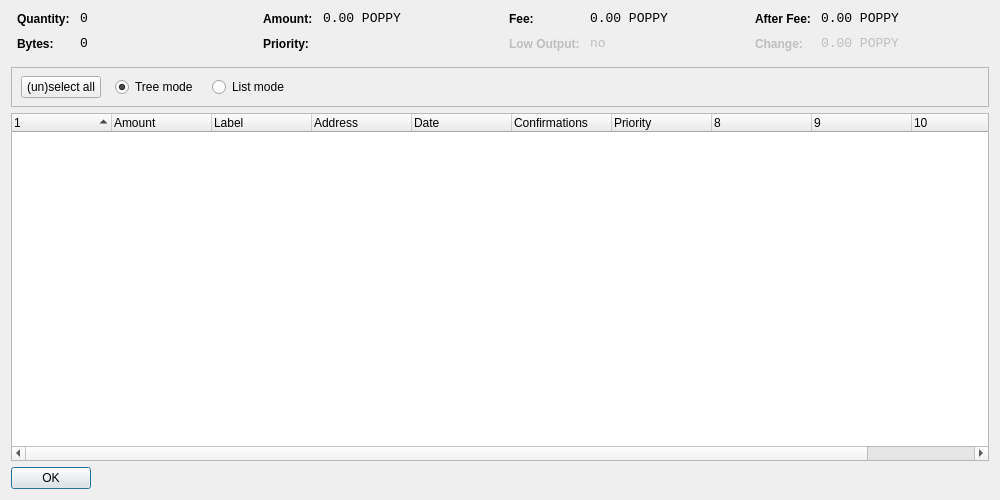
<?xml version="1.0" encoding="UTF-8"?>
<ui version="4.0">
 <class>CoinControlDialog</class>
 <widget class="QDialog" name="CoinControlDialog">
  <property name="geometry">
   <rect>
    <x>0</x>
    <y>0</y>
    <width>1000</width>
    <height>500</height>
   </rect>
  </property>
  <property name="windowTitle">
   <string>Coin Control</string>
  </property>
  <layout class="QVBoxLayout" name="verticalLayout">
   <item>
    <layout class="QHBoxLayout" name="horizontalLayoutTop" stretch="0,0,0,0">
     <property name="topMargin">
      <number>0</number>
     </property>
     <property name="bottomMargin">
      <number>10</number>
     </property>
     <item>
      <layout class="QFormLayout" name="formLayoutCoinControl1">
       <property name="horizontalSpacing">
        <number>10</number>
       </property>
       <property name="verticalSpacing">
        <number>10</number>
       </property>
       <property name="leftMargin">
        <number>6</number>
       </property>
       <property name="rightMargin">
        <number>6</number>
       </property>
       <item row="0" column="0">
        <widget class="QLabel" name="labelCoinControlQuantityText">
         <property name="styleSheet">
          <string notr="true">font-weight:bold;</string>
         </property>
         <property name="text">
          <string>Quantity:</string>
         </property>
        </widget>
       </item>
       <item row="0" column="1">
        <widget class="QLabel" name="labelCoinControlQuantity">
         <property name="font">
          <font>
           <family>Monospace</family>
           <pointsize>10</pointsize>
          </font>
         </property>
         <property name="cursor">
          <cursorShape>IBeamCursor</cursorShape>
         </property>
         <property name="contextMenuPolicy">
          <enum>Qt::ActionsContextMenu</enum>
         </property>
         <property name="text">
          <string notr="true">0</string>
         </property>
         <property name="textInteractionFlags">
          <set>Qt::LinksAccessibleByMouse|Qt::TextSelectableByKeyboard|Qt::TextSelectableByMouse</set>
         </property>
        </widget>
       </item>
       <item row="1" column="0">
        <widget class="QLabel" name="labelCoinControlBytesText">
         <property name="styleSheet">
          <string notr="true">font-weight:bold;</string>
         </property>
         <property name="text">
          <string>Bytes:</string>
         </property>
        </widget>
       </item>
       <item row="1" column="1">
        <widget class="QLabel" name="labelCoinControlBytes">
         <property name="font">
          <font>
           <family>Monospace</family>
           <pointsize>10</pointsize>
          </font>
         </property>
         <property name="cursor">
          <cursorShape>IBeamCursor</cursorShape>
         </property>
         <property name="contextMenuPolicy">
          <enum>Qt::ActionsContextMenu</enum>
         </property>
         <property name="text">
          <string notr="true">0</string>
         </property>
         <property name="textInteractionFlags">
          <set>Qt::LinksAccessibleByMouse|Qt::TextSelectableByKeyboard|Qt::TextSelectableByMouse</set>
         </property>
        </widget>
       </item>
      </layout>
     </item>
     <item>
      <layout class="QFormLayout" name="formLayoutCoinControl2">
       <property name="horizontalSpacing">
        <number>10</number>
       </property>
       <property name="verticalSpacing">
        <number>10</number>
       </property>
       <property name="leftMargin">
        <number>6</number>
       </property>
       <property name="rightMargin">
        <number>6</number>
       </property>
       <item row="0" column="0">
        <widget class="QLabel" name="labelCoinControlAmountText">
         <property name="styleSheet">
          <string notr="true">font-weight:bold;</string>
         </property>
         <property name="text">
          <string>Amount:</string>
         </property>
        </widget>
       </item>
       <item row="0" column="1">
        <widget class="QLabel" name="labelCoinControlAmount">
         <property name="font">
          <font>
           <family>Monospace</family>
           <pointsize>10</pointsize>
          </font>
         </property>
         <property name="cursor">
          <cursorShape>IBeamCursor</cursorShape>
         </property>
         <property name="contextMenuPolicy">
          <enum>Qt::ActionsContextMenu</enum>
         </property>
         <property name="text">
          <string notr="true">0.00 POPPY</string>
         </property>
         <property name="textInteractionFlags">
          <set>Qt::LinksAccessibleByMouse|Qt::TextSelectableByKeyboard|Qt::TextSelectableByMouse</set>
         </property>
        </widget>
       </item>
       <item row="1" column="0">
        <widget class="QLabel" name="labelCoinControlPriorityText">
         <property name="styleSheet">
          <string notr="true">font-weight:bold;</string>
         </property>
         <property name="text">
          <string>Priority:</string>
         </property>
        </widget>
       </item>
       <item row="1" column="1">
        <widget class="QLabel" name="labelCoinControlPriority">
         <property name="font">
          <font>
           <family>Monospace</family>
           <pointsize>10</pointsize>
          </font>
         </property>
         <property name="cursor">
          <cursorShape>IBeamCursor</cursorShape>
         </property>
         <property name="contextMenuPolicy">
          <enum>Qt::ActionsContextMenu</enum>
         </property>
         <property name="text">
          <string/>
         </property>
         <property name="textInteractionFlags">
          <set>Qt::LinksAccessibleByMouse|Qt::TextSelectableByKeyboard|Qt::TextSelectableByMouse</set>
         </property>
        </widget>
       </item>
      </layout>
     </item>
     <item>
      <layout class="QFormLayout" name="formLayoutCoinControl3">
       <property name="horizontalSpacing">
        <number>10</number>
       </property>
       <property name="verticalSpacing">
        <number>10</number>
       </property>
       <property name="leftMargin">
        <number>6</number>
       </property>
       <property name="rightMargin">
        <number>6</number>
       </property>
       <item row="0" column="0">
        <widget class="QLabel" name="labelCoinControlFeeText">
         <property name="styleSheet">
          <string notr="true">font-weight:bold;</string>
         </property>
         <property name="text">
          <string>Fee:</string>
         </property>
        </widget>
       </item>
       <item row="0" column="1">
        <widget class="QLabel" name="labelCoinControlFee">
         <property name="font">
          <font>
           <family>Monospace</family>
           <pointsize>10</pointsize>
          </font>
         </property>
         <property name="cursor">
          <cursorShape>IBeamCursor</cursorShape>
         </property>
         <property name="contextMenuPolicy">
          <enum>Qt::ActionsContextMenu</enum>
         </property>
         <property name="text">
          <string notr="true">0.00 POPPY</string>
         </property>
         <property name="textInteractionFlags">
          <set>Qt::LinksAccessibleByMouse|Qt::TextSelectableByKeyboard|Qt::TextSelectableByMouse</set>
         </property>
        </widget>
       </item>
       <item row="1" column="0">
        <widget class="QLabel" name="labelCoinControlLowOutputText">
         <property name="enabled">
          <bool>false</bool>
         </property>
         <property name="styleSheet">
          <string notr="true">font-weight:bold;</string>
         </property>
         <property name="text">
          <string>Low Output:</string>
         </property>
        </widget>
       </item>
       <item row="1" column="1">
        <widget class="QLabel" name="labelCoinControlLowOutput">
         <property name="enabled">
          <bool>false</bool>
         </property>
         <property name="font">
          <font>
           <family>Monospace</family>
           <pointsize>10</pointsize>
          </font>
         </property>
         <property name="cursor">
          <cursorShape>IBeamCursor</cursorShape>
         </property>
         <property name="contextMenuPolicy">
          <enum>Qt::ActionsContextMenu</enum>
         </property>
         <property name="text">
          <string notr="true">no</string>
         </property>
         <property name="textInteractionFlags">
          <set>Qt::LinksAccessibleByMouse|Qt::TextSelectableByKeyboard|Qt::TextSelectableByMouse</set>
         </property>
        </widget>
       </item>
      </layout>
     </item>
     <item>
      <layout class="QFormLayout" name="formLayoutCoinControl4">
       <property name="horizontalSpacing">
        <number>10</number>
       </property>
       <property name="verticalSpacing">
        <number>10</number>
       </property>
       <property name="leftMargin">
        <number>6</number>
       </property>
       <property name="rightMargin">
        <number>6</number>
       </property>
       <item row="0" column="0">
        <widget class="QLabel" name="labelCoinControlAfterFeeText">
         <property name="styleSheet">
          <string notr="true">font-weight:bold;</string>
         </property>
         <property name="text">
          <string>After Fee:</string>
         </property>
        </widget>
       </item>
       <item row="0" column="1">
        <widget class="QLabel" name="labelCoinControlAfterFee">
         <property name="font">
          <font>
           <family>Monospace</family>
           <pointsize>10</pointsize>
          </font>
         </property>
         <property name="cursor">
          <cursorShape>IBeamCursor</cursorShape>
         </property>
         <property name="contextMenuPolicy">
          <enum>Qt::ActionsContextMenu</enum>
         </property>
         <property name="text">
          <string notr="true">0.00 POPPY</string>
         </property>
         <property name="textInteractionFlags">
          <set>Qt::LinksAccessibleByMouse|Qt::TextSelectableByKeyboard|Qt::TextSelectableByMouse</set>
         </property>
        </widget>
       </item>
       <item row="1" column="0">
        <widget class="QLabel" name="labelCoinControlChangeText">
         <property name="enabled">
          <bool>false</bool>
         </property>
         <property name="styleSheet">
          <string notr="true">font-weight:bold;</string>
         </property>
         <property name="text">
          <string>Change:</string>
         </property>
        </widget>
       </item>
       <item row="1" column="1">
        <widget class="QLabel" name="labelCoinControlChange">
         <property name="enabled">
          <bool>false</bool>
         </property>
         <property name="font">
          <font>
           <family>Monospace</family>
           <pointsize>10</pointsize>
          </font>
         </property>
         <property name="cursor">
          <cursorShape>IBeamCursor</cursorShape>
         </property>
         <property name="contextMenuPolicy">
          <enum>Qt::ActionsContextMenu</enum>
         </property>
         <property name="text">
          <string notr="true">0.00 POPPY</string>
         </property>
         <property name="textInteractionFlags">
          <set>Qt::LinksAccessibleByMouse|Qt::TextSelectableByKeyboard|Qt::TextSelectableByMouse</set>
         </property>
        </widget>
       </item>
      </layout>
     </item>
    </layout>
   </item>
   <item>
    <widget class="QFrame" name="frame">
     <property name="minimumSize">
      <size>
       <width>0</width>
       <height>40</height>
      </size>
     </property>
     <property name="frameShape">
      <enum>QFrame::StyledPanel</enum>
     </property>
     <property name="frameShadow">
      <enum>QFrame::Sunken</enum>
     </property>
     <widget class="QWidget" name="horizontalLayoutWidget">
      <property name="geometry">
       <rect>
        <x>10</x>
        <y>0</y>
        <width>781</width>
        <height>41</height>
       </rect>
      </property>
      <layout class="QHBoxLayout" name="horizontalLayoutPanel" stretch="0,0,0,0">
       <property name="spacing">
        <number>14</number>
       </property>
       <item>
        <widget class="QPushButton" name="pushButtonSelectAll">
         <property name="sizePolicy">
          <sizepolicy hsizetype="Maximum" vsizetype="Fixed">
           <horstretch>0</horstretch>
           <verstretch>0</verstretch>
          </sizepolicy>
         </property>
         <property name="text">
          <string>(un)select all</string>
         </property>
        </widget>
       </item>
       <item>
        <widget class="QRadioButton" name="radioTreeMode">
         <property name="sizePolicy">
          <sizepolicy hsizetype="Maximum" vsizetype="Fixed">
           <horstretch>0</horstretch>
           <verstretch>0</verstretch>
          </sizepolicy>
         </property>
         <property name="text">
          <string>Tree mode</string>
         </property>
         <property name="checked">
          <bool>true</bool>
         </property>
        </widget>
       </item>
       <item>
        <widget class="QRadioButton" name="radioListMode">
         <property name="sizePolicy">
          <sizepolicy hsizetype="Maximum" vsizetype="Fixed">
           <horstretch>0</horstretch>
           <verstretch>0</verstretch>
          </sizepolicy>
         </property>
         <property name="text">
          <string>List mode</string>
         </property>
        </widget>
       </item>
       <item>
        <spacer name="horizontalSpacer">
         <property name="orientation">
          <enum>Qt::Horizontal</enum>
         </property>
         <property name="sizeHint" stdset="0">
          <size>
           <width>40</width>
           <height>20</height>
          </size>
         </property>
        </spacer>
       </item>
      </layout>
     </widget>
    </widget>
   </item>
   <item>
    <widget class="CoinControlTreeWidget" name="treeWidget">
     <property name="contextMenuPolicy">
      <enum>Qt::CustomContextMenu</enum>
     </property>
     <property name="sortingEnabled">
      <bool>false</bool>
     </property>
     <property name="columnCount">
      <number>11</number>
     </property>
     <attribute name="headerShowSortIndicator" stdset="0">
      <bool>true</bool>
     </attribute>
     <attribute name="headerStretchLastSection">
      <bool>false</bool>
     </attribute>
     <column>
      <property name="text">
       <string/>
      </property>
     </column>
     <column>
      <property name="text">
       <string>Amount</string>
      </property>
     </column>
     <column>
      <property name="text">
       <string>Label</string>
      </property>
     </column>
     <column>
      <property name="text">
       <string>Address</string>
      </property>
     </column>
     <column>
      <property name="text">
       <string>Date</string>
      </property>
     </column>
     <column>
      <property name="text">
       <string>Confirmations</string>
      </property>
      <property name="toolTip">
       <string>Confirmed</string>
      </property>
     </column>
     <column>
      <property name="text">
       <string>Priority</string>
      </property>
     </column>
     <column>
      <property name="text">
       <string/>
      </property>
     </column>
     <column>
      <property name="text">
       <string/>
      </property>
     </column>
     <column>
      <property name="text">
       <string/>
      </property>
     </column>
     <column>
      <property name="text">
       <string/>
      </property>
     </column>
    </widget>
   </item>
   <item>
    <widget class="QDialogButtonBox" name="buttonBox">
     <property name="sizePolicy">
      <sizepolicy hsizetype="Maximum" vsizetype="Fixed">
       <horstretch>0</horstretch>
       <verstretch>0</verstretch>
      </sizepolicy>
     </property>
     <property name="orientation">
      <enum>Qt::Horizontal</enum>
     </property>
     <property name="standardButtons">
      <set>QDialogButtonBox::Ok</set>
     </property>
    </widget>
   </item>
  </layout>
 </widget>
 <customwidgets>
  <customwidget>
   <class>CoinControlTreeWidget</class>
   <extends>QTreeWidget</extends>
   <header>coincontroltreewidget.h</header>
  </customwidget>
 </customwidgets>
 <resources/>
 <connections/>
</ui>
